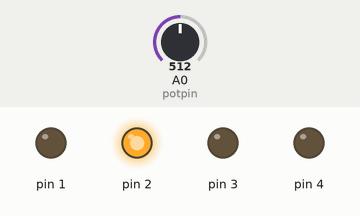
The sketch below on a simulated Arduino Uno, built with avr-gcc and run on an emulated ATmega328P. Shown: output pins drawn as LEDs (lit = HIGH). The inputs (shaded band) are chosen by the test bench; at power-on: A0 (potpin) = 512.

Above: at 3.8 s.
3.9 s: A0 (potpin) set to 0
At 7.0 s:
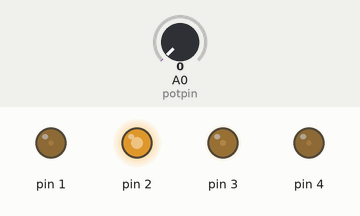
7.8 s: A0 (potpin) set to 122
At 8.09 s:
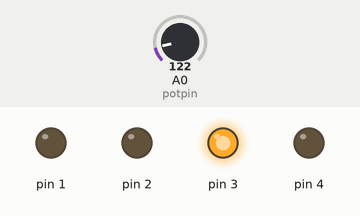
At 8.57 s:
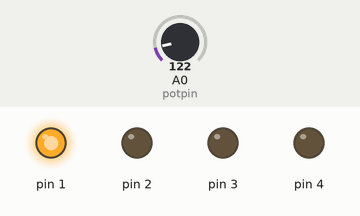
Timing chart, 0 to 17.7 s (numbered marks = the images above; inputs shaded):
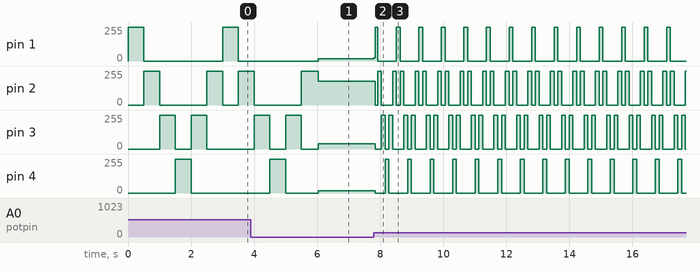

The sketch:

entiometer_controlled__G_a_m_e__g_A_m_e__g_a_M_e__g_a_m_E__r.ino
```cpp
int potpin = 0;
int val;

void setup()
{
  pinMode(1, OUTPUT);
  pinMode(2, OUTPUT);
  pinMode(3, OUTPUT);
  pinMode(4, OUTPUT);
}

//
// Send in four values, and set each input the the correct value.
//
void show_lights(int pin1, int pin2, int pin3, int pin4)
{
  digitalWrite(1, pin1);
  digitalWrite(2, pin2);
  digitalWrite(3, pin3);
  digitalWrite(4, pin4);
  delay(val);
}

  // This is just an example. It doesn't do anything.
int add(int a, int b)
{
  return a + b;
}

void loop()
{
  val = analogRead(potpin);
  val = map(val, 0, 1023, 0, 1000);

  show_lights(HIGH, LOW, LOW, LOW);
  show_lights(LOW, HIGH, LOW, LOW);
  show_lights(LOW, LOW, HIGH, LOW);
  show_lights(LOW, LOW, LOW, HIGH);
  show_lights(LOW, LOW, HIGH, LOW);
  show_lights(LOW, HIGH, LOW, LOW);

  // This is just an example. It doesn't do anything.
  int x = add(3, 4);
}
```

Measured:
- after the input at 7.8 s, pin 1: 18/255 → 25/255 at once, then moves between 0/255 and 255/255, repeating every 0.71 s; pin 2: 180/255 → 0/255 at once, then repeats every 0.71 s: 255/255 0.12 s, 0/255 0.36 s, 255/255 0.12 s, 0/255 0.12 s
